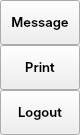
                 <widget class="QFrame" name="extraRightBox">
                  <property name="minimumSize">
                   <size>
                    <width>0</width>
                    <height>0</height>
                   </size>
                  </property>
                  <property name="maximumSize">
                   <size>
                    <width>0</width>
                    <height>16777215</height>
                   </size>
                  </property>
                  <property name="frameShape">
                   <enum>QFrame::NoFrame</enum>
                  </property>
                  <property name="frameShadow">
                   <enum>QFrame::Raised</enum>
                  </property>
                  <layout class="QVBoxLayout" name="verticalLayout_7">
                   <property name="spacing">
                    <number>0</number>
                   </property>
                   <property name="leftMargin">
                    <number>0</number>
                   </property>
                   <property name="topMargin">
                    <number>0</number>
                   </property>
                   <property name="rightMargin">
                    <number>0</number>
                   </property>
                   <property name="bottomMargin">
                    <number>0</number>
                   </property>
                   <item>
                    <widget class="QFrame" name="themeSettingsTopDetail">
                     <property name="maximumSize">
                      <size>
                       <width>16777215</width>
                       <height>3</height>
                      </size>
                     </property>
                     <property name="frameShape">
                      <enum>QFrame::NoFrame</enum>
                     </property>
                     <property name="frameShadow">
                      <enum>QFrame::Raised</enum>
                     </property>
                    </widget>
                   </item>
                   <item>
                    <widget class="QFrame" name="contentSettings">
                     <property name="frameShape">
                      <enum>QFrame::NoFrame</enum>
                     </property>
                     <property name="frameShadow">
                      <enum>QFrame::Raised</enum>
                     </property>
                     <layout class="QVBoxLayout" name="verticalLayout_13">
                      <property name="spacing">
                       <number>0</number>
                      </property>
                      <property name="leftMargin">
                       <number>0</number>
                      </property>
                      <property name="topMargin">
                       <number>0</number>
                      </property>
                      <property name="rightMargin">
                       <number>0</number>
                      </property>
                      <property name="bottomMargin">
                       <number>0</number>
                      </property>
                      <item alignment="Qt::AlignTop">
                       <widget class="QFrame" name="topMenus">
                        <property name="frameShape">
                         <enum>QFrame::NoFrame</enum>
                        </property>
                        <property name="frameShadow">
                         <enum>QFrame::Raised</enum>
                        </property>
                        <layout class="QVBoxLayout" name="verticalLayout_14">
                         <property name="spacing">
                          <number>0</number>
                         </property>
                         <property name="leftMargin">
                          <number>0</number>
                         </property>
                         <property name="topMargin">
                          <number>0</number>
                         </property>
                         <property name="rightMargin">
                          <number>0</number>
                         </property>
                         <property name="bottomMargin">
                          <number>0</number>
                         </property>
                         <item>
                          <widget class="QPushButton" name="btn_message">
                           <property name="sizePolicy">
                            <sizepolicy hsizetype="Expanding" vsizetype="Fixed">
                             <horstretch>0</horstretch>
                             <verstretch>0</verstretch>
                            </sizepolicy>
                           </property>
                           <property name="minimumSize">
                            <size>
                             <width>0</width>
                             <height>45</height>
                            </size>
                           </property>
                           <property name="font">
                            <font>
                             <family>Inter SemiBold</family>
                             <pointsize>10</pointsize>
                             <italic>false</italic>
                             <bold>false</bold>
                            </font>
                           </property>
                           <property name="cursor">
                            <cursorShape>PointingHandCursor</cursorShape>
                           </property>
                           <property name="layoutDirection">
                            <enum>Qt::LeftToRight</enum>
                           </property>
                           <property name="styleSheet">
                            <string notr="true">background-image: url(:/icons/images/icons/cil-envelope-open.png);</string>
                           </property>
                           <property name="text">
                            <string>Message</string>
                           </property>
                          </widget>
                         </item>
                         <item>
                          <widget class="QPushButton" name="btn_print">
                           <property name="sizePolicy">
                            <sizepolicy hsizetype="Expanding" vsizetype="Fixed">
                             <horstretch>0</horstretch>
                             <verstretch>0</verstretch>
                            </sizepolicy>
                           </property>
                           <property name="minimumSize">
                            <size>
                             <width>0</width>
                             <height>45</height>
                            </size>
                           </property>
                           <property name="font">
                            <font>
                             <family>Inter SemiBold</family>
                             <pointsize>10</pointsize>
                             <italic>false</italic>
                             <bold>false</bold>
                            </font>
                           </property>
                           <property name="cursor">
                            <cursorShape>PointingHandCursor</cursorShape>
                           </property>
                           <property name="layoutDirection">
                            <enum>Qt::LeftToRight</enum>
                           </property>
                           <property name="styleSheet">
                            <string notr="true">background-image: url(:/icons/images/icons/cil-print.png);</string>
                           </property>
                           <property name="text">
                            <string>Print</string>
                           </property>
                          </widget>
                         </item>
                         <item>
                          <widget class="QPushButton" name="btn_logout">
                           <property name="sizePolicy">
                            <sizepolicy hsizetype="Expanding" vsizetype="Fixed">
                             <horstretch>0</horstretch>
                             <verstretch>0</verstretch>
                            </sizepolicy>
                           </property>
                           <property name="minimumSize">
                            <size>
                             <width>0</width>
                             <height>45</height>
                            </size>
                           </property>
                           <property name="font">
                            <font>
                             <family>Inter SemiBold</family>
                             <pointsize>10</pointsize>
                             <italic>false</italic>
                             <bold>false</bold>
                            </font>
                           </property>
                           <property name="cursor">
                            <cursorShape>PointingHandCursor</cursorShape>
                           </property>
                           <property name="layoutDirection">
                            <enum>Qt::LeftToRight</enum>
                           </property>
                           <property name="styleSheet">
                            <string notr="true">background-image: url(:/icons/images/icons/cil-account-logout.png);</string>
                           </property>
                           <property name="text">
                            <string>Logout</string>
                           </property>
                          </widget>
                         </item>
                        </layout>
                       </widget>
                      </item>
                     </layout>
                    </widget>
                   </item>
                  </layout>
                 </widget>
